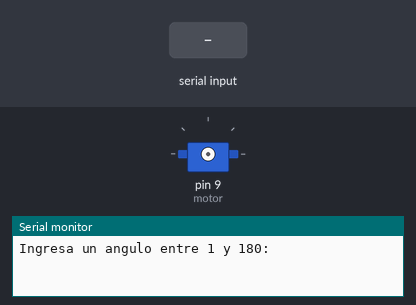
Simulated run of this sketch. Board: Arduino Uno, built with avr-gcc and run on an emulated ATmega328P. Shown: servo, the last lines printed to the serial monitor. The test bench sets the inputs (shaded band).

Above: at 1.2 s.
1.3 s: "90,45\n" received over Serial
At 2.8 s:
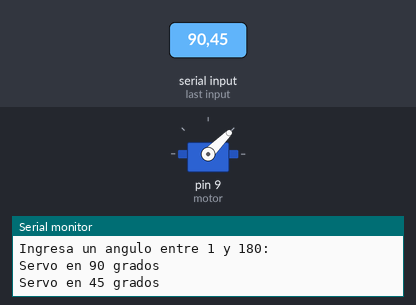
3.3 s: "30,150\n" received over Serial
At 4.3 s:
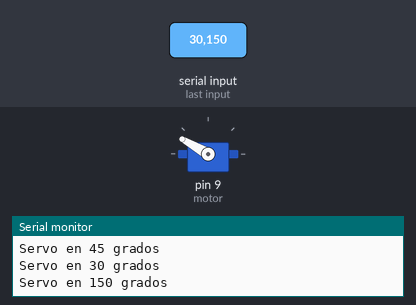
5.3 s: "5\n" received over Serial
At 6.5 s:
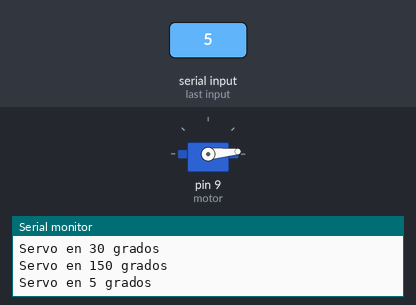
6.8 s: "90\n" received over Serial
At 7.8 s:
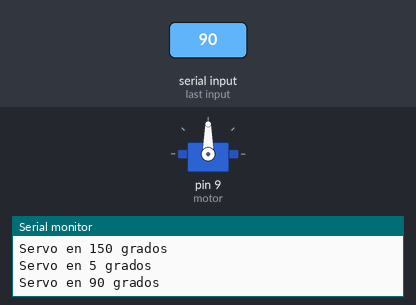
Timing chart, 0 to 9.8 s (numbered marks = the images above; inputs shaded):
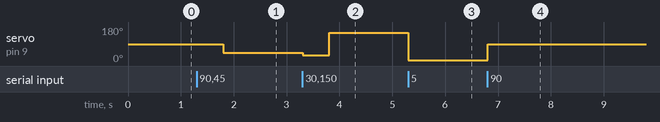

Measured:
- after the input at 1.3 s, servo on pin 9 (motor): 90° → 45° after 0.50 s
- after the input at 3.3 s, servo on pin 9 (motor): 45° → 30° at once, → 150° 0.50 s later
- after the input at 5.3 s, servo on pin 9 (motor): 150° → 5° at once
- after the input at 6.8 s, servo on pin 9 (motor): 5° → 90° at once

The sketch:

Motor_Simple_Consola.ino
```cpp
#include <Servo.h>

Servo motor;
int angulo = 0;

void setup() {

  Serial.begin(9600);
  //motor.attach(9);          // pin de señal del servo
  Serial.println("Ingresa un angulo entre 1 y 180:");
}

void loop() {
  if (Serial.available() > 0) {
    angulo = Serial.parseInt();         // leer número desde consola
    if (angulo > 0 && angulo <= 180) {
      motor.attach(9);  // conecta el servo
      motor.write(angulo);
      Serial.print("Servo en ");
      Serial.print(angulo);
      Serial.println(" grados");
      delay(500);
      motor.detach();
    } else {
      Serial.println("Error: ingresa un valor entre 1 y 180.");
    }
  }
}
```
